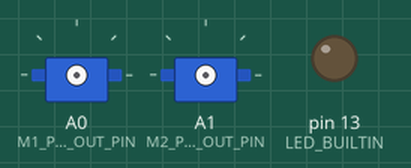
This sketch was run on a simulated Arduino Uno, built with avr-gcc and run on an emulated ATmega328P. Shown: 2 × servo, output pins drawn as LEDs (lit = HIGH). What the sketch prints to the serial monitor is not drawn.

Above: at 0.1 s.
At 1.3 s:
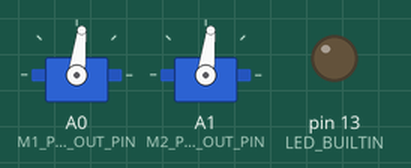
Timing chart, 0 to 2.8 s (numbered marks = the images above):
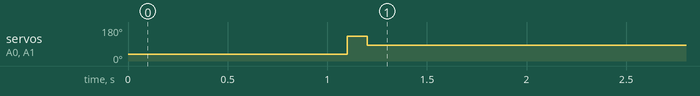

The sketch:

chassis.ino
```cpp
#include <math.h>
#include <Arduino.h>
#include <Servo.h>
#include "ArduinoJson.h"


StaticJsonDocument<1024> jsonIn;
DynamicJsonDocument answer(1024);

int16_t speed_l = 0, speed_r = 0;

unsigned long timeNow, hostTimeRecivie = 0, hostTimeSend = 0;


Servo escL;
Servo escR;

const int max_pwm = 255;

const int minWidth = 900;
const int maxWidth = 1900;

const int transmitTimeout = 1000;
const int hostTimeOut = 300;

// пины 0, 1 на выход (драйверы)
const int M1_PWM_OUT_PIN = A0;  //left мотор
const int M2_PWM_OUT_PIN = A1;  //right мотор


void setup() {

  pinMode(LED_BUILTIN, OUTPUT);
  Serial.begin(115200);  // serial begin at 115200 bauds
  Serial.println("start");
  Serial.println("calibrating start...");
  delay(1000);

  escL.attach(M1_PWM_OUT_PIN);
  escR.attach(M2_PWM_OUT_PIN);

  // для калибровки драйвера сначала отправляем минимальную длительность,
  // затем максимальную, затем среднее значение

  escL.writeMicroseconds(minWidth);
  escR.writeMicroseconds(minWidth);
  delay(100);
  escL.writeMicroseconds(maxWidth);
  escR.writeMicroseconds(maxWidth);
  delay(100);

  // остановки двум моторам
  escL.writeMicroseconds((minWidth + maxWidth) / 2);
  escR.writeMicroseconds((minWidth + maxWidth) / 2);
  delay(100);

  Serial.println("calibrating finish.");

  answer["name"] = "Drakkar";
  answer["type"] = "chasis";

  serializeJson(answer, Serial);
}

int moveR(int duty) {
  //duty может быть в пределах [-255, 255], поэтому берем модуль числа
  int width = (int)map(duty, -255, 255, minWidth, maxWidth);
  escR.writeMicroseconds(width);
  return width;
}

int moveL(int duty) {
  int width = (int)map(duty, -255, 255, minWidth, maxWidth);
  escL.writeMicroseconds(width);
  return width;
}

// {"speed_l":100, "speed_r":100}
void recieveDataFromHost(void) {
  if (Serial.available()) {
    DeserializationError err = deserializeJson(jsonIn, Serial);  // получаем сообщение от orange pi через uart
    if (err == DeserializationError::Ok)                         // если cообщение принято
    {
      speed_l = constrain(jsonIn["speed_l"].as<int>(), -255, 255);
      speed_r = constrain(jsonIn["speed_r"].as<int>(), -255, 255);

      hostTimeRecivie = timeNow + hostTimeOut;
      // JsonObject root = jsondoc.to<JsonObject>();

    } else {
      while (Serial.available() > 0)
        Serial.read();  // чистим буфер
    }
  }
}
void sendDataToHost(int pwmL, int pwmR) {
  if (timeNow >= hostTimeSend) {
    answer["status"]["pwmL"] = pwmL;
    answer["status"]["pwmR"] = pwmR;
    answer["status"]["time"] = timeNow;
    serializeJson(answer, Serial);
    Serial.println();
    hostTimeSend = timeNow + transmitTimeout;
  }
}
void checkHostTimeout(void)  // если не получали данные от хоста в течение таймаута, то останавливаемся
{
  if (hostTimeRecivie < timeNow) {
    speed_r = 0;
    speed_l = 0;

    digitalWrite(LED_BUILTIN, LOW);
  } else {
    digitalWrite(LED_BUILTIN, (timeNow % 2000) < 1000);
  }
}
void loop() {
  timeNow = millis();
  recieveDataFromHost();
  checkHostTimeout();
  int pwmL = moveL(speed_l);
  int pwmR = moveR(speed_r);
  sendDataToHost(pwmL, pwmR);
}
```
